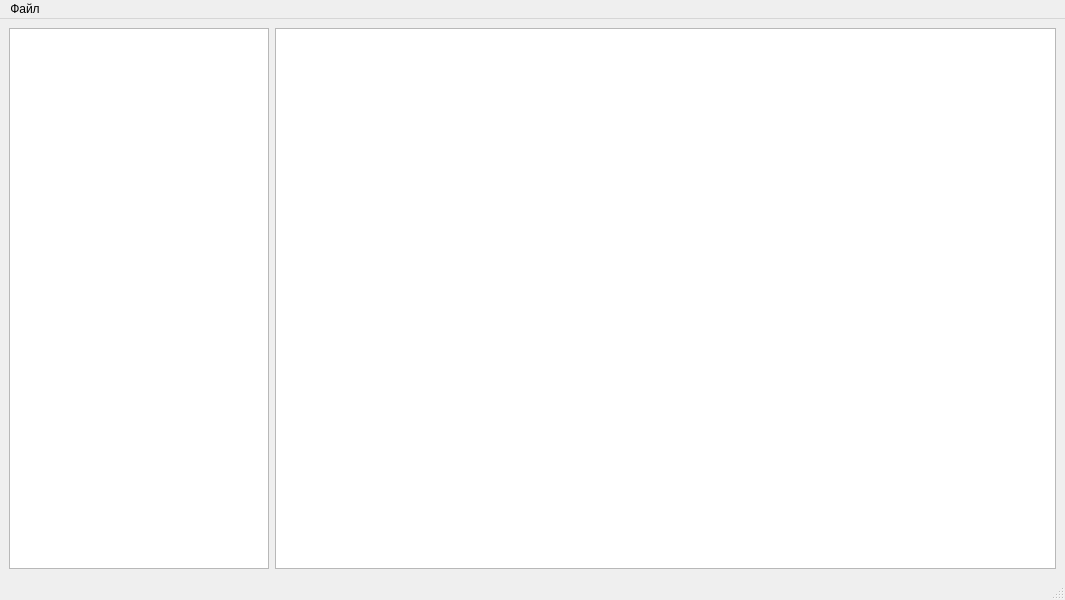
<?xml version="1.0" encoding="UTF-8"?>
<ui version="4.0">
 <class>MainWindow</class>
 <widget class="QMainWindow" name="MainWindow">
  <property name="geometry">
   <rect>
    <x>0</x>
    <y>0</y>
    <width>1065</width>
    <height>600</height>
   </rect>
  </property>
  <property name="windowTitle">
   <string>MainWindow</string>
  </property>
  <widget class="QWidget" name="centralwidget">
   <layout class="QGridLayout" name="gridLayout" columnstretch="25,75">
    <item row="0" column="0">
     <widget class="QTreeView" name="treeView"/>
    </item>
    <item row="0" column="1">
     <widget class="QTableView" name="tableView"/>
    </item>
   </layout>
  </widget>
  <widget class="QMenuBar" name="menubar">
   <property name="geometry">
    <rect>
     <x>0</x>
     <y>0</y>
     <width>1065</width>
     <height>21</height>
    </rect>
   </property>
   <widget class="QMenu" name="menu">
    <property name="title">
     <string>Файл</string>
    </property>
    <addaction name="action_ESC_Config"/>
    <addaction name="action_open_DB_SQL"/>
    <addaction name="action_save_db_sql"/>
    <addaction name="action_save_as_db_sql"/>
    <addaction name="separator"/>
    <addaction name="action_exit_app"/>
   </widget>
   <addaction name="menu"/>
  </widget>
  <widget class="QStatusBar" name="statusbar"/>
  <action name="action_ESC_Config">
   <property name="text">
    <string>Создать DB из ESC Config</string>
   </property>
  </action>
  <action name="action_open_DB_SQL">
   <property name="text">
    <string>Открыть DB SQL</string>
   </property>
  </action>
  <action name="action_save_db_sql">
   <property name="text">
    <string>Сохранить</string>
   </property>
  </action>
  <action name="action_save_as_db_sql">
   <property name="text">
    <string>Сохранить как...</string>
   </property>
  </action>
  <action name="action_exit_app">
   <property name="text">
    <string>Выход</string>
   </property>
  </action>
 </widget>
 <resources/>
 <connections/>
</ui>
